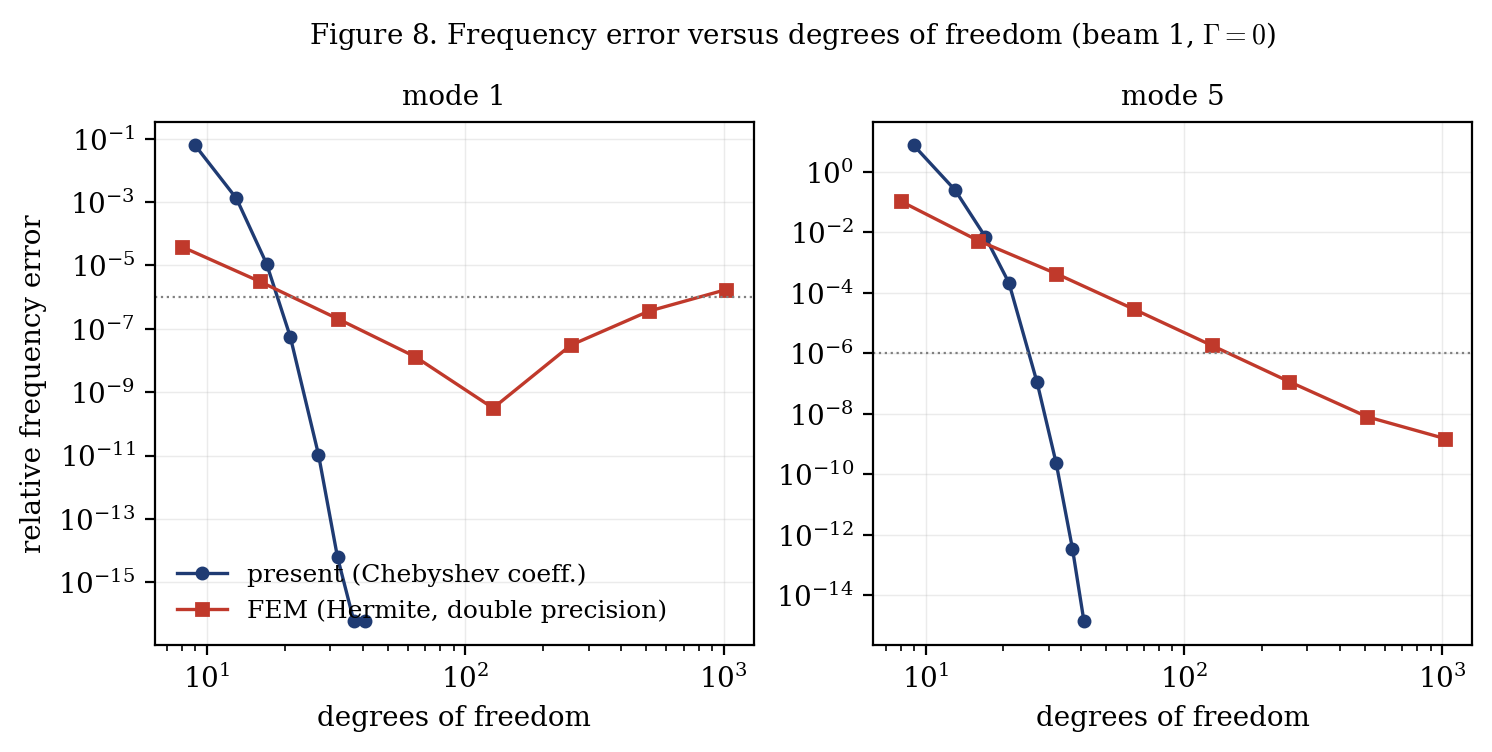

Python code for this plot:
"""
fig8_dof_comparison.py
==========================================================================
Regenerates Figure 8 (Section 4.15): relative frequency error versus
degrees of freedom, mode 1 and mode 5, beam 1 (Gamma=0), comparing the
present trigonometric collocation method (DOF = N+1 Chebyshev
coefficients) against the unscaled double-precision Hermite-cubic FEM
of fem_hermite_solver.py (DOF = 2*n_el after the clamped root is
imposed). Uses the same solvers as fem_comparison.py and Table 14.
==========================================================================
"""
import json
import mpmath as mp
import matplotlib
matplotlib.use("Agg")
import matplotlib.pyplot as plt
import chebyshev_rotating_beam as cb
from fem_hermite_solver import solve_fem

plt.rcParams.update({
    "font.family": "serif", "font.size": 10, "axes.linewidth": 0.8,
    "mathtext.fontset": "cm", "figure.dpi": 150, "savefig.bbox": "tight",
    "axes.grid": True, "grid.alpha": 0.25, "grid.linewidth": 0.5,
    "legend.frameon": False, "legend.fontsize": 9,
})
C = {"present": "#1f3b73", "fem": "#c0392b"}

mp.mp.dps = 34
mu, P = cb.wang_wereley(-0.5, [-1.5, 0.75, -0.125])  # beam 1

# converged reference (mode indices 0 and 4 for modes 1 and 5)
mp.mp.dps = 50
ref = cb.solve(60, 0, mu, P, nmodes=5)
ref = [float(x) for x in ref]
mp.mp.dps = 34

N_list = [8, 12, 16, 20, 26, 31, 36, 40]
nel_list = [4, 8, 16, 32, 64, 128, 256, 512]

data = {"N": N_list, "nel": nel_list,
        "present_m1": [], "present_m5": [], "fem_m1": [], "fem_m5": []}

for N in N_list:
    f = cb.solve(N, 0, mu, P, nmodes=5)
    data["present_m1"].append(float(abs(f[0] - ref[0]) / ref[0]))
    data["present_m5"].append(float(abs(f[4] - ref[4]) / ref[4]))

for nel in nel_list:
    f, _, _ = solve_fem(nel, 0.0, [1.0, -0.5], [1.0, -1.5, 0.75, -0.125], nmodes=5)
    data["fem_m1"].append(abs(f[0] - ref[0]) / ref[0])
    data["fem_m5"].append(abs(f[4] - ref[4]) / ref[4])

json.dump(data, open("figdata_fig8.json", "w"))

dof_present = [N + 1 for N in N_list]
dof_fem = [2 * n for n in nel_list]

fig, ax = plt.subplots(1, 2, figsize=(8.5, 3.4))
titles = [r"mode 1", r"mode 5"]
keys_present = ["present_m1", "present_m5"]
keys_fem = ["fem_m1", "fem_m5"]

for a, ttl, kp, kf in zip(ax, titles, keys_present, keys_fem):
    a.loglog(dof_present, data[kp], "o-", ms=4, lw=1.2, color=C["present"],
              label="present (Chebyshev coeff.)")
    a.loglog(dof_fem, data[kf], "s-", ms=4, lw=1.2, color=C["fem"],
              label="FEM (Hermite, double precision)")
    a.axhline(1e-6, color="0.5", lw=0.8, ls=":")
    a.set_title(ttl, fontsize=10)
    a.set_xlabel("degrees of freedom")
ax[0].set_ylabel("relative frequency error")
ax[0].legend(loc="lower left")
fig.suptitle("Figure 8. Frequency error versus degrees of freedom "
             "(beam 1, " + r"$\Gamma=0$" + ")", fontsize=10, y=1.03)
fig.savefig("fig8_dof_comparison.pdf")
fig.savefig("fig8_dof_comparison.png", dpi=200)
plt.close(fig)
print("wrote fig8_dof_comparison.pdf/.png")
